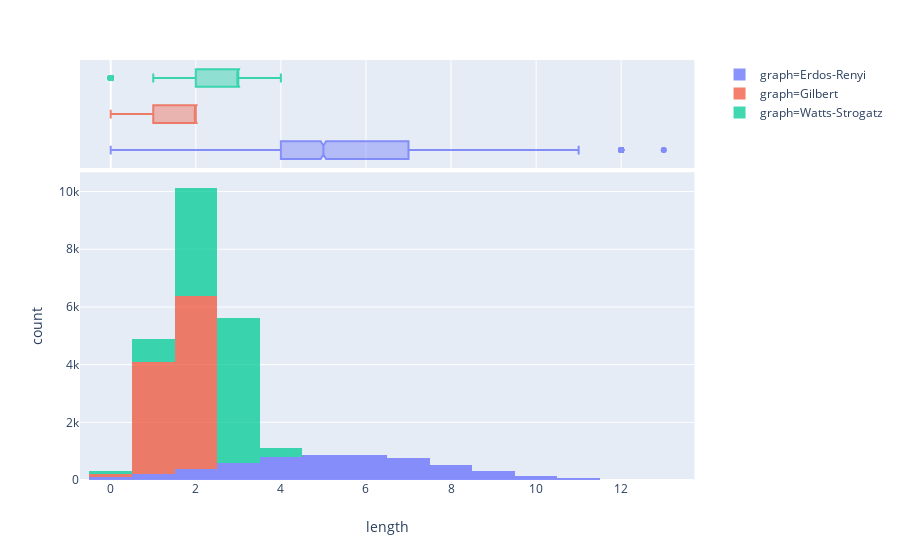

Source (notebook cell):
### Code cell
ER_sp = pd.DataFrame(
    [dict(length=length, graph="Erdos-Renyi") for length in ER_shortest]
)
Gilb_sp = pd.DataFrame(
    [dict(length=length, graph="Gilbert") for length in Gilb_shortest]
)
WS_sp = pd.DataFrame(
    [dict(length=length, graph="Watts-Strogatz") for length in WS_shortest]
)
short_paths = ER_sp.append([Gilb_sp, WS_sp])
fig = px.histogram(
    short_paths,
    x="length",
    color="graph",
    marginal="box",
)
# fig.update_layout(barmode="overlay")
fig.update_traces(opacity=0.75)
fig.show()

### Figure 1 — Plotly figure (JSON) as saved in the notebook; plotly's stock layout.template omitted (floating-point values rounded to 4 significant figures; data arrays with more than 128 entries replaced by an {"elided": "..."} marker saying what was removed)
{"data": [{"alignmentgroup": "True", "bingroup": "x", "hoverlabel": {"namelength": 0}, "hovertemplate": "graph=Erdos-Renyi<br>length=%{x}<br>count=%{y}", "legendgroup": "graph=Erdos-Renyi", "marker": {"color": "#636efa"}, "name": "graph=Erdos-Renyi", "offsetgroup": "graph=Erdos-Renyi", "opacity": 0.75, "orientation": "v", "showlegend": true, "type": "histogram", "x": {"elided": "5550 int values"}, "xaxis": "x", "yaxis": "y"}, {"alignmentgroup": "True", "hoverlabel": {"namelength": 0}, "hovertemplate": "graph=Erdos-Renyi<br>length=%{x}", "legendgroup": "graph=Erdos-Renyi", "marker": {"color": "#636efa"}, "name": "graph=Erdos-Renyi", "notched": true, "offsetgroup": "graph=Erdos-Renyi", "opacity": 0.75, "showlegend": false, "type": "box", "x": {"elided": "5550 int values"}, "xaxis": "x2", "yaxis": "y2"}, {"alignmentgroup": "True", "bingroup": "x", "hoverlabel": {"namelength": 0}, "hovertemplate": "graph=Gilbert<br>length=%{x}<br>count=%{y}", "legendgroup": "graph=Gilbert", "marker": {"color": "#EF553B"}, "name": "graph=Gilbert", "offsetgroup": "graph=Gilbert", "opacity": 0.75, "orientation": "v", "showlegend": true, "type": "histogram", "x": {"elided": "10000 int values"}, "xaxis": "x", "yaxis": "y"}, {"alignmentgroup": "True", "hoverlabel": {"namelength": 0}, "hovertemplate": "graph=Gilbert<br>length=%{x}", "legendgroup": "graph=Gilbert", "marker": {"color": "#EF553B"}, "name": "graph=Gilbert", "notched": true, "offsetgroup": "graph=Gilbert", "opacity": 0.75, "showlegend": false, "type": "box", "x": {"elided": "10000 int values"}, "xaxis": "x2", "yaxis": "y2"}, {"alignmentgroup": "True", "bingroup": "x", "hoverlabel": {"namelength": 0}, "hovertemplate": "graph=Watts-Strogatz<br>length=%{x}<br>count=%{y}", "legendgroup": "graph=Watts-Strogatz", "marker": {"color": "#00cc96"}, "name": "graph=Watts-Strogatz", "offsetgroup": "graph=Watts-Strogatz", "opacity": 0.75, "orientation": "v", "showlegend": true, "type": "histogram", "x": {"elided": "10000 int values"}, "xaxis": "x", "yaxis": "y"}, {"alignmentgroup": "True", "hoverlabel": {"namelength": 0}, "hovertemplate": "graph=Watts-Strogatz<br>length=%{x}", "legendgroup": "graph=Watts-Strogatz", "marker": {"color": "#00cc96"}, "name": "graph=Watts-Strogatz", "notched": true, "offsetgroup": "graph=Watts-Strogatz", "opacity": 0.75, "showlegend": false, "type": "box", "x": {"elided": "10000 int values"}, "xaxis": "x2", "yaxis": "y2"}], "layout": {"autosize": true, "barmode": "relative", "legend": {"tracegroupgap": 0}, "margin": {"t": 60}, "xaxis": {"anchor": "y", "autorange": true, "domain": [0, 0.98], "range": [-0.7222, 13.72], "title": {"text": "length"}, "type": "linear"}, "xaxis2": {"anchor": "y2", "autorange": true, "domain": [0, 0.98], "matches": "x", "range": [-0.7222, 13.72], "showgrid": true, "showticklabels": false, "type": "linear"}, "yaxis": {"anchor": "x", "autorange": true, "domain": [0, 0.7326], "range": [0, 10670.0], "title": {"text": "count"}}, "yaxis2": {"anchor": "x2", "autorange": true, "domain": [0.7426, 1], "matches": "y2", "range": [-0.5, 2.5], "showgrid": false, "showticklabels": false, "type": "category"}}}
